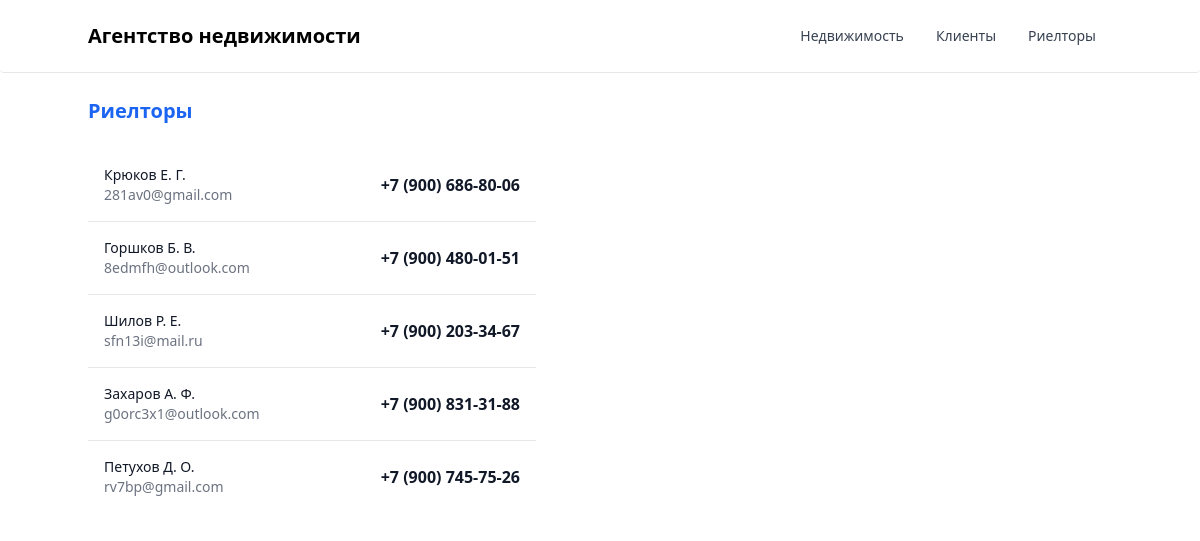
/realtors/, run on the app's committed database.
### estate/models.py (models this page shows, shortened)
class Realtor(models.Model):  # Модель риелтора
    name = models.CharField(  # Имя риелтора
        max_length=255,
        verbose_name='ФИО'
    )
    mail = models.CharField(  # Почта риелтора
        max_length=100,
        verbose_name='Почта'
    )
    tel = models.CharField(  # Телефон риелтора
        max_length=20,
        verbose_name='Номер телефона'
    )
    createdAt = models.DateTimeField(  # Дата создания
        auto_now_add=True,
        verbose_name='Дата создания'
    )
    updatedAt = models.DateTimeField(  # Дата обновления
        auto_now=True,
        verbose_name='Дата обновления'
    )
    class Meta:
        verbose_name = 'риелтора'
        verbose_name_plural = "Риелторы"

### estate/views.py (the view)
# urls.py: path('realtors/', views.realtor_list, name='realtor_list')
def realtor_list(request):
    realtors = Realtor.objects.all()
    return render(request, 'realtor/list.html', {'realtors': realtors})

### estate/templates/realtor/list.html (shortened to what this page needs)
{% extends "../layout.html" %}
{% block content %}
<main class="z-30">
	<h1 class="py-6 text-xl font-bold text-blue-600">Риелторы</h1>
	<ul class="max-w-md divide-y divide-gray-200 dark:divide-gray-700">
		{% for r in realtors %}
		<li class="p-3 sm:p-4">
			<div class="flex items-center space-x-4">
				<div class="flex-1 min-w-0">
					<p class="text-sm font-medium text-gray-900 truncate dark:text-white">
						{{r.name}}
					</p>
					<p class="text-sm text-gray-500 truncate dark:text-gray-400">
						{{r.mail}}
					</p>
				</div>
				<a href="tel:{{r.tel}}" class="inline-flex hover:text-blue-600 ease-in-out transition items-center text-base font-semibold text-gray-900
					dark:text-white">
					{{r.tel}}
				</a>
			</div>
		</li>
		{% endfor %}
	</ul>
	</div>
{% endblock content %}

### data on the page
Realtor: name "Крюков Е. Г.", mail "281av0@gmail.com", tel "+7 (900) 686-80-06"
Realtor: name "Горшков Б. В.", mail "8edmfh@outlook.com", tel "+7 (900) 480-01-51"
Realtor: name "Шилов Р. Е.", mail "sfn13i@mail.ru", tel "+7 (900) 203-34-67"
Realtor: name "Захаров А. Ф.", mail "g0orc3x1@outlook.com", tel "+7 (900) 831-31-88"
Realtor: name "Петухов Д. О.", mail "rv7bp@gmail.com", tel "+7 (900) 745-75-26"
